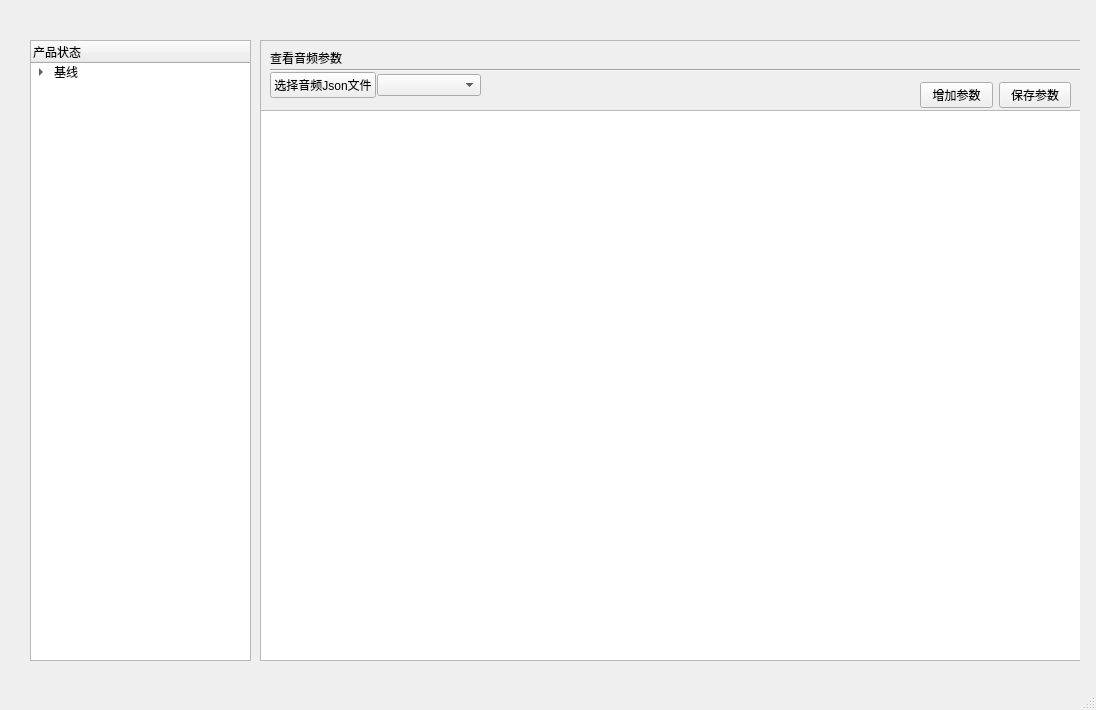
<?xml version="1.0" encoding="UTF-8"?>
<ui version="4.0">
 <class>MainWindow</class>
 <widget class="QMainWindow" name="MainWindow">
  <property name="geometry">
   <rect>
    <x>0</x>
    <y>0</y>
    <width>1096</width>
    <height>710</height>
   </rect>
  </property>
  <property name="windowTitle">
   <string>MainWindow</string>
  </property>
  <widget class="QWidget" name="centralwidget">
   <widget class="QTreeWidget" name="treeWidget">
    <property name="geometry">
     <rect>
      <x>30</x>
      <y>40</y>
      <width>221</width>
      <height>621</height>
     </rect>
    </property>
    <column>
     <property name="text">
      <string>产品状态</string>
     </property>
    </column>
    <item>
     <property name="text">
      <string>基线</string>
     </property>
     <item>
      <property name="text">
       <string>对讲声音调试</string>
      </property>
     </item>
    </item>
   </widget>
   <widget class="QStackedWidget" name="stackedWidget">
    <property name="geometry">
     <rect>
      <x>260</x>
      <y>20</y>
      <width>820</width>
      <height>641</height>
     </rect>
    </property>
    <property name="currentIndex">
     <number>0</number>
    </property>
    <widget class="QWidget" name="page">
     <widget class="QFrame" name="frame_2">
      <property name="geometry">
       <rect>
        <x>0</x>
        <y>20</y>
        <width>831</width>
        <height>621</height>
       </rect>
      </property>
      <property name="frameShape">
       <enum>QFrame::StyledPanel</enum>
      </property>
      <property name="frameShadow">
       <enum>QFrame::Raised</enum>
      </property>
      <widget class="QLabel" name="label_2">
       <property name="geometry">
        <rect>
         <x>10</x>
         <y>10</y>
         <width>111</width>
         <height>16</height>
        </rect>
       </property>
       <property name="text">
        <string>查看音频参数</string>
       </property>
      </widget>
      <widget class="Line" name="line_2">
       <property name="geometry">
        <rect>
         <x>10</x>
         <y>20</y>
         <width>851</width>
         <height>21</height>
        </rect>
       </property>
       <property name="orientation">
        <enum>Qt::Horizontal</enum>
       </property>
      </widget>
      <widget class="QTableView" name="tableView">
       <property name="geometry">
        <rect>
         <x>0</x>
         <y>70</y>
         <width>821</width>
         <height>551</height>
        </rect>
       </property>
       <property name="mouseTracking">
        <bool>false</bool>
       </property>
      </widget>
      <widget class="QWidget" name="layoutWidget">
       <property name="geometry">
        <rect>
         <x>10</x>
         <y>30</y>
         <width>211</width>
         <height>31</height>
        </rect>
       </property>
       <layout class="QHBoxLayout" name="horizontalLayout">
        <property name="spacing">
         <number>1</number>
        </property>
        <item>
         <widget class="QPushButton" name="pushButton_3">
          <property name="text">
           <string>选择音频Json文件</string>
          </property>
         </widget>
        </item>
        <item>
         <widget class="QComboBox" name="comboBox"/>
        </item>
       </layout>
      </widget>
      <widget class="QWidget" name="">
       <property name="geometry">
        <rect>
         <x>660</x>
         <y>40</y>
         <width>151</width>
         <height>31</height>
        </rect>
       </property>
       <layout class="QHBoxLayout" name="horizontalLayout_2">
        <item>
         <widget class="QPushButton" name="add_voice">
          <property name="text">
           <string>增加参数</string>
          </property>
         </widget>
        </item>
        <item>
         <widget class="QPushButton" name="pushButton">
          <property name="text">
           <string>保存参数</string>
          </property>
         </widget>
        </item>
       </layout>
      </widget>
     </widget>
    </widget>
    <widget class="QWidget" name="page_2">
     <widget class="QTableWidget" name="tableWidget">
      <property name="geometry">
       <rect>
        <x>10</x>
        <y>21</y>
        <width>751</width>
        <height>631</height>
       </rect>
      </property>
      <column>
       <property name="text">
        <string>发布状态</string>
       </property>
      </column>
      <column>
       <property name="text">
        <string>说明书状态</string>
       </property>
      </column>
      <column>
       <property name="text">
        <string>硬件测试状态</string>
       </property>
      </column>
     </widget>
    </widget>
   </widget>
  </widget>
  <widget class="QMenuBar" name="menubar">
   <property name="geometry">
    <rect>
     <x>0</x>
     <y>0</y>
     <width>1096</width>
     <height>23</height>
    </rect>
   </property>
  </widget>
  <widget class="QStatusBar" name="statusbar"/>
 </widget>
 <resources/>
 <connections/>
</ui>
